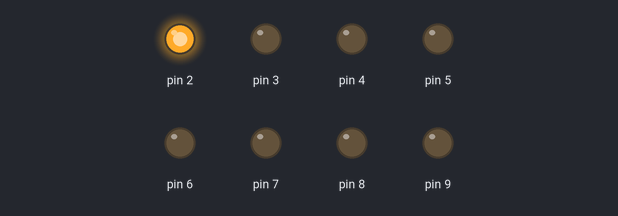
Bench run of a sketch on a simulated Arduino Uno, built with avr-gcc and run on an emulated ATmega328P. Shown: output pins drawn as LEDs (lit = HIGH).

Above: at 0.5 s.
At 2.5 s:
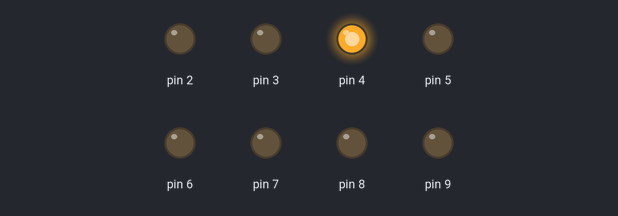
At 3.5 s:
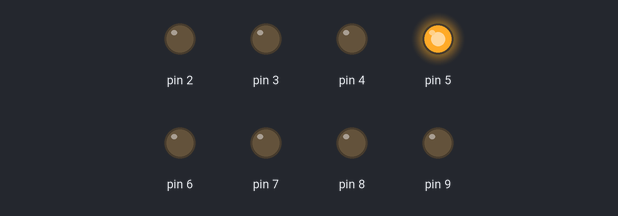
At 4.5 s:
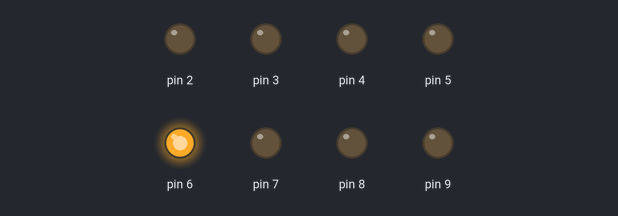
At 6.5 s:
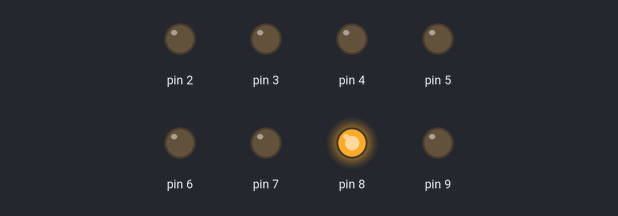
At 9.5 s:
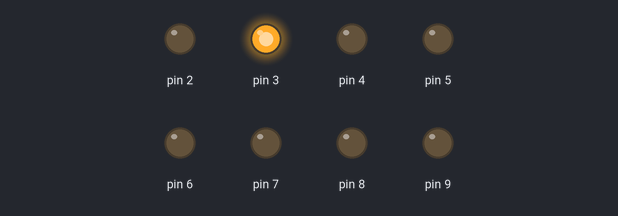
Timing chart, 0 to 10.4 s (numbered marks = the images above):
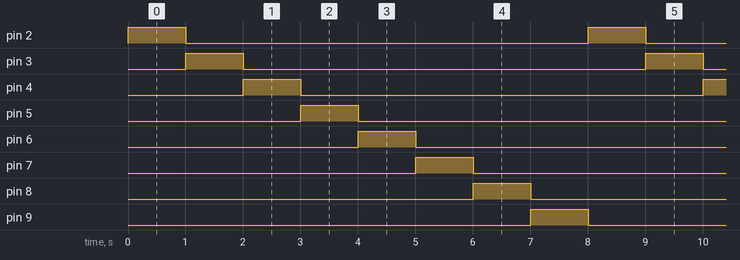

Measured:
- by itself, pin 2–9: alternates HIGH for 1.0 s and LOW for 7.0 s
- by itself, everything shown: repeats every 8.0 s, in 8 steps

The sketch:

Q1.ino
```cpp
void setup()
{
  Serial.begin(9600);
  DDRD = 0xFF;
  DDRB = 0b00000011;
}

void loop(){

  for ( int i =1;i <=8;i++){

    if (i<7){
   PORTB = 0b00000000;
   PORTD = 0b00000010 << i;

    }
    else if(i >= 7){
      PORTD = 0b00000000;
      PORTB = 0b00000001 << (i - 7);
     }
    delay(1000);
  }
}
```
